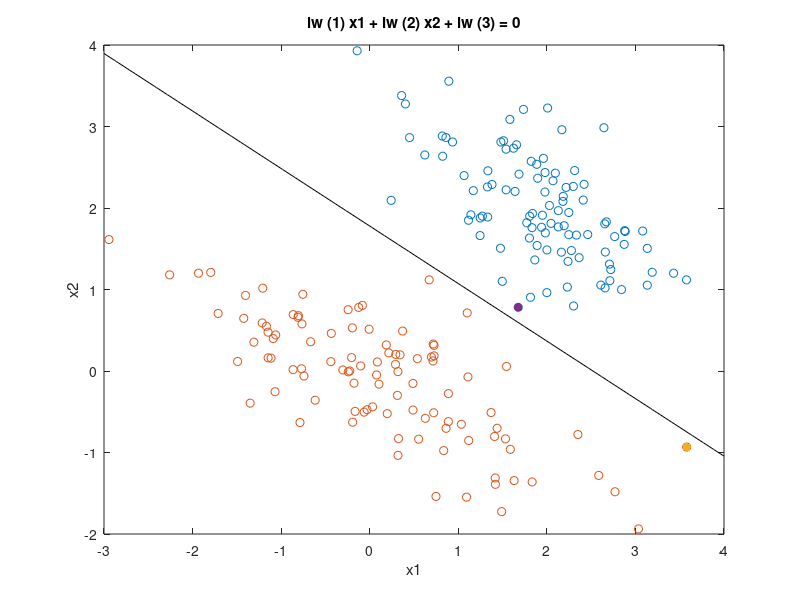

Write MATLAB code to recreate this figure.
% 2.1
load('d1b.mat');
% Compute weights for linear kernel.
H = eye(3);
f = zeros(size(H,2),1);
b = -abs(Y);
A = -[diag(Y)*X Y];
lw = quadprog(H, f, A, b);
line = @(x1,x2) lw(1)*x1 + lw(2)*x2 + lw(3);
margin = 1/sqrt(lw(1)^2 + lw(2)^2);

% Plot line for computed linear kernel.
figure(1);
e = ezplot(line, [-3 4 -2 4]);
set(e,'Color', 'black');
hold on

%  Variables for the loop, mainly matrices for splitting the data points.
xBelow = [];
yBelow = [];
xSVBelow = [];
xAbove = [];
yAbove = [];
xSVAbove = [];
minBelow = 1000;
minAbove = 1000;

% Check the data point to determine how good the linear kernel fits.
for i=1:size(Y,1)
    lineVal = line(X(i,1), X(i,2));
    xDist = abs(lw(1)*X(i,1) + lw(2)*X(i,2) + lw(3))/sqrt(lw(1)^2+lw(2)^2);
    xDist;
    if lineVal < 0
        xBelow = [xBelow; X(i,:)];
        yBelow = [yBelow; Y(i)];
        if xDist < minBelow
           minBelow = xDist;
           xSVBelow = X(i,:);
        end
    else
        xAbove = [xAbove; X(i,:)];
        yAbove = [yAbove; Y(i)];
        if xDist < minAbove
            minAbove = xDist;
            xSVAbove = X(i,:);
        end
    end
end

% Plot computed linear kernel with data points.
hold on
scatter(xBelow(:,1), xBelow(:,2), [], 'red');
hold on
scatter(xAbove(:,1), xAbove(:,2), [], 'blue');
hold on
scatter(xSVAbove(1,1), xSVAbove(1,2), 'blue', 'filled');
hold on
scatter(xSVBelow(1,1), xSVBelow(1,2), 'red', 'filled');
hold off